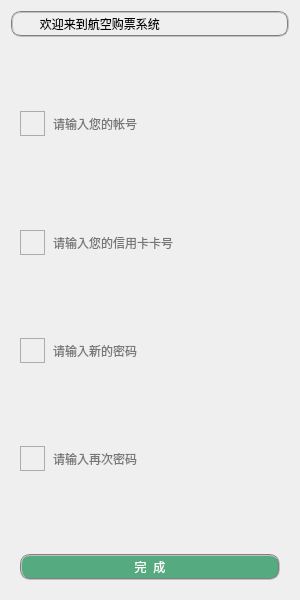
<?xml version="1.0" encoding="UTF-8"?>
<ui version="4.0">
 <class>forget</class>
 <widget class="QWidget" name="forget">
  <property name="geometry">
   <rect>
    <x>0</x>
    <y>0</y>
    <width>300</width>
    <height>600</height>
   </rect>
  </property>
  <property name="minimumSize">
   <size>
    <width>300</width>
    <height>600</height>
   </size>
  </property>
  <property name="maximumSize">
   <size>
    <width>300</width>
    <height>600</height>
   </size>
  </property>
  <property name="windowTitle">
   <string>Form</string>
  </property>
  <layout class="QGridLayout" name="gridLayout">
   <item row="0" column="0">
    <widget class="QLabel" name="label">
     <property name="styleSheet">
      <string notr="true">font:75 10pt&quot;黑体&quot;;
border:2px groove gray;border-radius:10px;padding:2px 4px;
</string>
     </property>
     <property name="text">
      <string>      欢迎来到航空购票系统</string>
     </property>
    </widget>
   </item>
   <item row="1" column="0">
    <spacer name="verticalSpacer_3">
     <property name="orientation">
      <enum>Qt::Vertical</enum>
     </property>
     <property name="sizeHint" stdset="0">
      <size>
       <width>20</width>
       <height>40</height>
      </size>
     </property>
    </spacer>
   </item>
   <item row="2" column="0">
    <widget class="QWidget" name="widget_5" native="true">
     <layout class="QHBoxLayout" name="horizontalLayout_13">
      <item>
       <widget class="QLabel" name="label_13">
        <property name="minimumSize">
         <size>
          <width>25</width>
          <height>25</height>
         </size>
        </property>
        <property name="maximumSize">
         <size>
          <width>25</width>
          <height>25</height>
         </size>
        </property>
        <property name="styleSheet">
         <string notr="true">border:1px groove rgb(172,172,172);
background-color:transparent;</string>
        </property>
        <property name="text">
         <string/>
        </property>
        <property name="pixmap">
         <pixmap resource="res/res.qrc">:/num.png</pixmap>
        </property>
        <property name="scaledContents">
         <bool>true</bool>
        </property>
       </widget>
      </item>
      <item>
       <widget class="QLineEdit" name="re_num_3">
        <property name="styleSheet">
         <string notr="true">background-color:transparent;
border-style:outset;</string>
        </property>
        <property name="text">
         <string/>
        </property>
        <property name="placeholderText">
         <string>请输入您的帐号</string>
        </property>
       </widget>
      </item>
     </layout>
    </widget>
   </item>
   <item row="3" column="0">
    <spacer name="verticalSpacer_7">
     <property name="orientation">
      <enum>Qt::Vertical</enum>
     </property>
     <property name="sizeType">
      <enum>QSizePolicy::Preferred</enum>
     </property>
     <property name="sizeHint" stdset="0">
      <size>
       <width>20</width>
       <height>46</height>
      </size>
     </property>
    </spacer>
   </item>
   <item row="4" column="0">
    <widget class="QWidget" name="widget_6" native="true">
     <layout class="QHBoxLayout" name="horizontalLayout_16"/>
    </widget>
   </item>
   <item row="5" column="0">
    <widget class="QWidget" name="widget" native="true">
     <layout class="QHBoxLayout" name="horizontalLayout_18">
      <item>
       <widget class="QLabel" name="label_17">
        <property name="minimumSize">
         <size>
          <width>25</width>
          <height>25</height>
         </size>
        </property>
        <property name="maximumSize">
         <size>
          <width>25</width>
          <height>25</height>
         </size>
        </property>
        <property name="styleSheet">
         <string notr="true">border:1px groove rgb(172,172,172);
background-color:transparent;</string>
        </property>
        <property name="text">
         <string/>
        </property>
        <property name="pixmap">
         <pixmap resource="res/res.qrc">:/name.png</pixmap>
        </property>
        <property name="scaledContents">
         <bool>true</bool>
        </property>
       </widget>
      </item>
      <item>
       <widget class="QLineEdit" name="re_name_3">
        <property name="styleSheet">
         <string notr="true">background-color:transparent;
border-style:outset;</string>
        </property>
        <property name="text">
         <string/>
        </property>
        <property name="placeholderText">
         <string>请输入您的信用卡卡号</string>
        </property>
       </widget>
      </item>
     </layout>
    </widget>
   </item>
   <item row="6" column="0">
    <spacer name="verticalSpacer_5">
     <property name="orientation">
      <enum>Qt::Vertical</enum>
     </property>
     <property name="sizeHint" stdset="0">
      <size>
       <width>20</width>
       <height>40</height>
      </size>
     </property>
    </spacer>
   </item>
   <item row="7" column="0">
    <widget class="QWidget" name="widget_3" native="true">
     <layout class="QHBoxLayout" name="horizontalLayout_12">
      <item>
       <widget class="QLabel" name="label_8">
        <property name="minimumSize">
         <size>
          <width>25</width>
          <height>25</height>
         </size>
        </property>
        <property name="maximumSize">
         <size>
          <width>25</width>
          <height>25</height>
         </size>
        </property>
        <property name="styleSheet">
         <string notr="true">border:1px groove rgb(172,172,172);
background-color:transparent;</string>
        </property>
        <property name="text">
         <string/>
        </property>
        <property name="pixmap">
         <pixmap resource="res/res.qrc">:/password.png</pixmap>
        </property>
        <property name="scaledContents">
         <bool>true</bool>
        </property>
       </widget>
      </item>
      <item>
       <widget class="QLineEdit" name="re_password1_2">
        <property name="styleSheet">
         <string notr="true">background-color:transparent;
border-style:outset;</string>
        </property>
        <property name="text">
         <string/>
        </property>
        <property name="echoMode">
         <enum>QLineEdit::Password</enum>
        </property>
        <property name="placeholderText">
         <string>请输入新的密码</string>
        </property>
       </widget>
      </item>
     </layout>
    </widget>
   </item>
   <item row="8" column="0">
    <spacer name="verticalSpacer_6">
     <property name="orientation">
      <enum>Qt::Vertical</enum>
     </property>
     <property name="sizeHint" stdset="0">
      <size>
       <width>20</width>
       <height>40</height>
      </size>
     </property>
    </spacer>
   </item>
   <item row="9" column="0">
    <widget class="QWidget" name="widget_4" native="true">
     <layout class="QHBoxLayout" name="horizontalLayout_15">
      <item>
       <widget class="QLabel" name="label_14">
        <property name="minimumSize">
         <size>
          <width>25</width>
          <height>25</height>
         </size>
        </property>
        <property name="maximumSize">
         <size>
          <width>25</width>
          <height>25</height>
         </size>
        </property>
        <property name="styleSheet">
         <string notr="true">border:1px groove rgb(172,172,172);
background-color:transparent;</string>
        </property>
        <property name="text">
         <string/>
        </property>
        <property name="pixmap">
         <pixmap resource="res/res.qrc">:/password.png</pixmap>
        </property>
        <property name="scaledContents">
         <bool>true</bool>
        </property>
       </widget>
      </item>
      <item>
       <widget class="QLineEdit" name="re_password2_2">
        <property name="styleSheet">
         <string notr="true">background-color:transparent;
border-style:outset;</string>
        </property>
        <property name="text">
         <string/>
        </property>
        <property name="echoMode">
         <enum>QLineEdit::Password</enum>
        </property>
        <property name="placeholderText">
         <string>请输入再次密码</string>
        </property>
       </widget>
      </item>
     </layout>
    </widget>
   </item>
   <item row="10" column="0">
    <spacer name="verticalSpacer">
     <property name="orientation">
      <enum>Qt::Vertical</enum>
     </property>
     <property name="sizeHint" stdset="0">
      <size>
       <width>20</width>
       <height>24</height>
      </size>
     </property>
    </spacer>
   </item>
   <item row="11" column="0">
    <widget class="QWidget" name="widget_7" native="true">
     <layout class="QHBoxLayout" name="horizontalLayout_14">
      <item>
       <widget class="QPushButton" name="btn_register_2">
        <property name="styleSheet">
         <string notr="true">font:75 10pt&quot;黑体&quot;;
color:white;
background-color:rgb(85,170,127);
border-radius:3px;
border:2px groove gray;border-radius:10px;padding:2px 4px;</string>
        </property>
        <property name="text">
         <string>完  成</string>
        </property>
       </widget>
      </item>
     </layout>
    </widget>
   </item>
  </layout>
 </widget>
 <resources>
  <include location="res/res.qrc"/>
 </resources>
 <connections/>
</ui>
